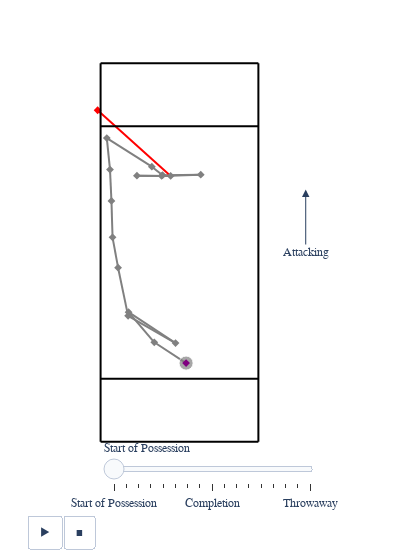

The notebook cell this image was saved under:
### Code cell
fig = g.visual_possession_map(possession_number=1, home=False)
fig

### Figure 1 — Plotly figure (JSON) as saved in the notebook; plotly's stock layout.template omitted (floating-point values rounded to 4 significant figures)
{"data": [{"hoverinfo": "skip", "legendgroup": "", "marker": {"color": "gray", "size": [1], "sizemode": "area", "sizeref": 0.01, "symbol": "circle"}, "mode": "markers", "name": "", "orientation": "v", "showlegend": false, "type": "scatter", "x": [2.09], "xaxis": "x", "y": [24.96], "yaxis": "y"}, {"marker": {"color": ["purple"], "symbol": "diamond"}, "mode": "markers", "name": "Start of Possession", "type": "scatter", "x": [2.09], "y": [24.96]}, {"marker": {"color": ["gray", "gray", "gray", "gray", "gray", "gray", "gray", "gray", "gray", "gray", "gray", "gray", "gray", "gray", "gray"], "symbol": "diamond"}, "mode": "markers", "name": "Completion", "type": "scatter", "x": [-7.99, -16.13, -1.25, -16.28, -19.46, -21.21, -21.56, -22.02, -23.03, -8.76, -5.35, 6.74, -5.66, -13.49, -2.8], "y": [31.55, 41.08, 31.31, 39.92, 55.19, 64.8, 76.35, 86.27, 96.27, 87.2, 84.49, 84.65, 84.26, 84.34, 84.26]}, {"marker": {"color": ["red"], "symbol": "diamond"}, "mode": "markers", "name": "Throwaway", "type": "scatter", "x": [-25.94], "y": [105.1]}], "layout": {"annotations": [{"arrowhead": 2, "arrowsize": 1.5, "ax": 40, "axref": "x", "ay": 60, "ayref": "y", "showarrow": true, "text": "Attacking", "x": 40, "xref": "x", "y": 80, "yref": "y"}], "font": {"family": "TW Cen MT"}, "legend": {"itemsizing": "constant", "tracegroupgap": 0}, "margin": {"t": 60}, "paper_bgcolor": "rgba(0,0,0,0)", "plot_bgcolor": "rgba(0,0,0,0)", "shapes": [{"line": {"color": "black"}, "type": "line", "x0": -25, "x1": 25, "y0": 0, "y1": 0}, {"line": {"color": "black"}, "type": "line", "x0": -25, "x1": 25, "y0": 20, "y1": 20}, {"line": {"color": "black"}, "type": "line", "x0": -25, "x1": 25, "y0": 100, "y1": 100}, {"line": {"color": "black"}, "type": "line", "x0": -25, "x1": 25, "y0": 120, "y1": 120}, {"line": {"color": "black"}, "type": "line", "x0": -25, "x1": -25, "y0": 0, "y1": 120}, {"line": {"color": "black"}, "type": "line", "x0": 25, "x1": 25, "y0": 0, "y1": 120}, {"layer": "below", "line": {"color": "gray"}, "type": "line", "x0": 2.09, "x1": -7.99, "y0": 24.96, "y1": 31.55}, {"layer": "below", "line": {"color": "gray"}, "type": "line", "x0": -7.99, "x1": -16.13, "y0": 31.55, "y1": 41.08}, {"layer": "below", "line": {"color": "gray"}, "type": "line", "x0": -16.13, "x1": -1.25, "y0": 41.08, "y1": 31.31}, {"layer": "below", "line": {"color": "gray"}, "type": "line", "x0": -1.25, "x1": -16.28, "y0": 31.31, "y1": 39.92}, {"layer": "below", "line": {"color": "gray"}, "type": "line", "x0": -16.28, "x1": -19.46, "y0": 39.92, "y1": 55.19}, {"layer": "below", "line": {"color": "gray"}, "type": "line", "x0": -19.46, "x1": -21.21, "y0": 55.19, "y1": 64.8}, {"layer": "below", "line": {"color": "gray"}, "type": "line", "x0": -21.21, "x1": -21.56, "y0": 64.8, "y1": 76.35}, {"layer": "below", "line": {"color": "gray"}, "type": "line", "x0": -21.56, "x1": -22.02, "y0": 76.35, "y1": 86.27}, {"layer": "below", "line": {"color": "gray"}, "type": "line", "x0": -22.02, "x1": -23.03, "y0": 86.27, "y1": 96.27}, {"layer": "below", "line": {"color": "gray"}, "type": "line", "x0": -23.03, "x1": -8.76, "y0": 96.27, "y1": 87.2}, {"layer": "below", "line": {"color": "gray"}, "type": "line", "x0": -8.76, "x1": -5.35, "y0": 87.2, "y1": 84.49}, {"layer": "below", "line": {"color": "gray"}, "type": "line", "x0": -5.35, "x1": 6.74, "y0": 84.49, "y1": 84.65}, {"layer": "below", "line": {"color": "gray"}, "type": "line", "x0": 6.74, "x1": -5.66, "y0": 84.65, "y1": 84.26}, {"layer": "below", "line": {"color": "gray"}, "type": "line", "x0": -5.66, "x1": -13.49, "y0": 84.26, "y1": 84.34}, {"layer": "below", "line": {"color": "gray"}, "type": "line", "x0": -13.49, "x1": -2.8, "y0": 84.34, "y1": 84.26}, {"layer": "below", "line": {"color": "red"}, "type": "line", "x0": -2.8, "x1": -25.94, "y0": 84.26, "y1": 105.1}], "showlegend": false, "sliders": [{"active": 0, "currentvalue": {"prefix": ""}, "len": 0.9, "pad": {"b": 5, "t": 29}, "steps": [{"args": [["1"], {"frame": {"duration": 0, "redraw": false}, "fromcurrent": true, "mode": "immediate", "transition": {"duration": 0, "easing": "linear"}}], "label": "Start of Possession", "method": "animate"}, {"args": [["2"], {"frame": {"duration": 0, "redraw": false}, "fromcurrent": true, "mode": "immediate", "transition": {"duration": 0, "easing": "linear"}}], "label": "Completion", "method": "animate"}, {"args": [["3"], {"frame": {"duration": 0, "redraw": false}, "fromcurrent": true, "mode": "immediate", "transition": {"duration": 0, "easing": "linear"}}], "label": "Completion", "method": "animate"}, {"args": [["4"], {"frame": {"duration": 0, "redraw": false}, "fromcurrent": true, "mode": "immediate", "transition": {"duration": 0, "easing": "linear"}}], "label": "Completion", "method": "animate"}, {"args": [["5"], {"frame": {"duration": 0, "redraw": false}, "fromcurrent": true, "mode": "immediate", "transition": {"duration": 0, "easing": "linear"}}], "label": "Completion", "method": "animate"}, {"args": [["6"], {"frame": {"duration": 0, "redraw": false}, "fromcurrent": true, "mode": "immediate", "transition": {"duration": 0, "easing": "linear"}}], "label": "Completion", "method": "animate"}, {"args": [["7"], {"frame": {"duration": 0, "redraw": false}, "fromcurrent": true, "mode": "immediate", "transition": {"duration": 0, "easing": "linear"}}], "label": "Completion", "method": "animate"}, {"args": [["8"], {"frame": {"duration": 0, "redraw": false}, "fromcurrent": true, "mode": "immediate", "transition": {"duration": 0, "easing": "linear"}}], "label": "Completion", "method": "animate"}, {"args": [["9"], {"frame": {"duration": 0, "redraw": false}, "fromcurrent": true, "mode": "immediate", "transition": {"duration": 0, "easing": "linear"}}], "label": "Completion", "method": "animate"}, {"args": [["10"], {"frame": {"duration": 0, "redraw": false}, "fromcurrent": true, "mode": "immediate", "transition": {"duration": 0, "easing": "linear"}}], "label": "Completion", "method": "animate"}, {"args": [["11"], {"frame": {"duration": 0, "redraw": false}, "fromcurrent": true, "mode": "immediate", "transition": {"duration": 0, "easing": "linear"}}], "label": "Completion", "method": "animate"}, {"args": [["12"], {"frame": {"duration": 0, "redraw": false}, "fromcurrent": true, "mode": "immediate", "transition": {"duration": 0, "easing": "linear"}}], "label": "Completion", "method": "animate"}, {"args": [["13"], {"frame": {"duration": 0, "redraw": false}, "fromcurrent": true, "mode": "immediate", "transition": {"duration": 0, "easing": "linear"}}], "label": "Completion", "method": "animate"}, {"args": [["14"], {"frame": {"duration": 0, "redraw": false}, "fromcurrent": true, "mode": "immediate", "transition": {"duration": 0, "easing": "linear"}}], "label": "Completion", "method": "animate"}, {"args": [["15"], {"frame": {"duration": 0, "redraw": false}, "fromcurrent": true, "mode": "immediate", "transition": {"duration": 0, "easing": "linear"}}], "label": "Completion", "method": "animate"}, {"args": [["16"], {"frame": {"duration": 0, "redraw": false}, "fromcurrent": true, "mode": "immediate", "transition": {"duration": 0, "easing": "linear"}}], "label": "Completion", "method": "animate"}, {"args": [["17"], {"frame": {"duration": 0, "redraw": false}, "fromcurrent": true, "mode": "immediate", "transition": {"duration": 0, "easing": "linear"}}], "label": "Throwaway", "method": "animate"}], "x": 0.1, "xanchor": "left", "y": 0.1, "yanchor": "top"}], "updatemenus": [{"buttons": [{"args": [null, {"frame": {"duration": 500, "redraw": false}, "fromcurrent": true, "mode": "immediate", "transition": {"duration": 500, "easing": "linear"}}], "label": "&#9654;", "method": "animate"}, {"args": [[null], {"frame": {"duration": 0, "redraw": false}, "fromcurrent": true, "mode": "immediate", "transition": {"duration": 0, "easing": "linear"}}], "label": "&#9724;", "method": "animate"}], "direction": "left", "pad": {"r": 10, "t": 70}, "showactive": false, "type": "buttons", "x": 0.1, "xanchor": "right", "y": 0, "yanchor": "top"}], "width": 400, "xaxis": {"anchor": "y", "domain": [0, 1], "range": [-27, 40], "showgrid": false, "showticklabels": false, "ticks": "", "title": {}, "zeroline": false}, "yaxis": {"anchor": "x", "domain": [0, 1], "range": [-1, 121], "scaleanchor": "x", "scaleratio": 1, "showgrid": false, "showticklabels": false, "ticks": "", "title": {}, "zeroline": false}}}
